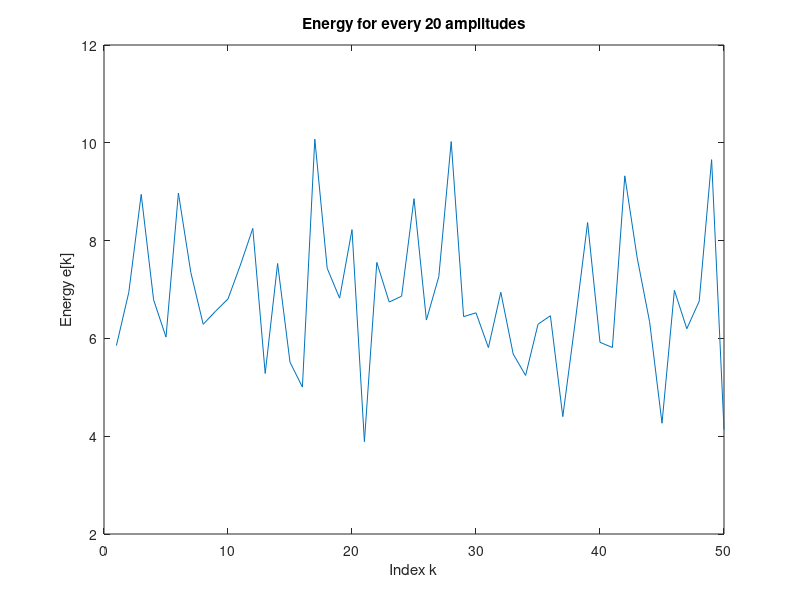

This figure's MATLAB source:
% Generate random signal x[n]
x = rand(1, 1000);

% Calculate energy for every 20 amplitudes
energy = zeros(1, ceil(length(x) / 20));
for k = 1:length(energy)
    start_index = max(1, 20*(k-1) + 1);
    end_index = min(20*k, length(x));
    energy(k) = sum(abs(x(start_index:end_index)).^2);
end

% Plot energy
plot(energy);
xlabel('Index k');
ylabel('Energy e[k]');
title('Energy for every 20 amplitudes');

